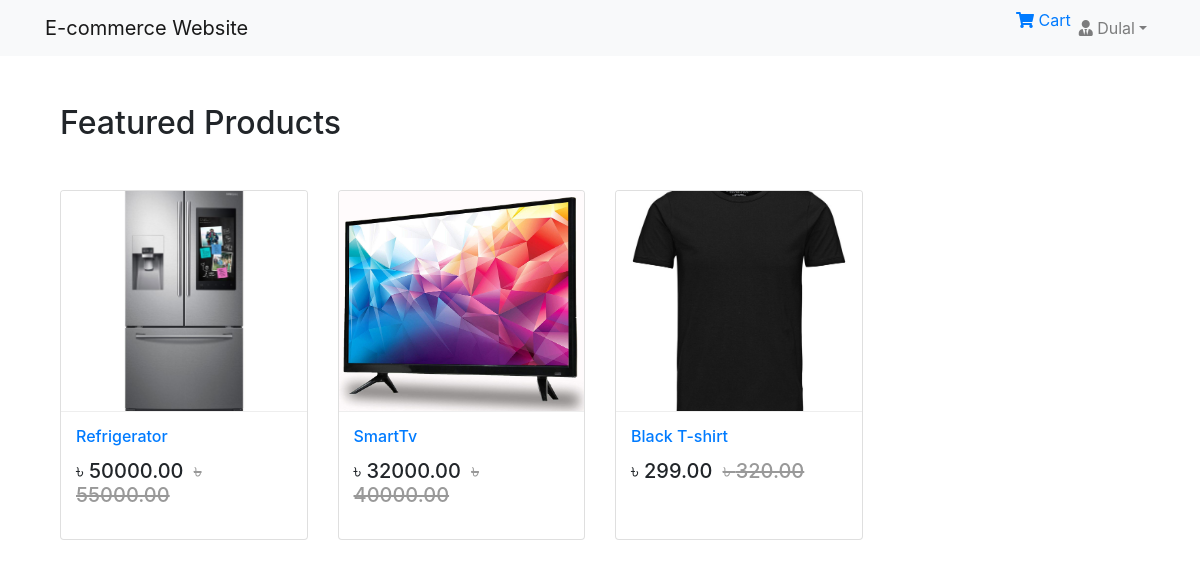
The page / (signed in) on the database its author committed.
### App_Login/models.py (models this page shows, shortened)
class User(AbstractBaseUser, PermissionsMixin):
    email = models.EmailField(unique=True, null=False)
    is_staff = models.BooleanField(
        ugettext_lazy('staff status'),
        default=False,
        help_text = ugettext_lazy('Designates whether the user can log in this site')
    )
    is_active = models.BooleanField(
        ugettext_lazy('active'),
        default=True,
        help_text=ugettext_lazy('Designates whether this user should be treated as active. Unselect this instead of deleting accounts')
    )
    USERNAME_FIELD = 'email'
    objects = MyUserManager()

class Profile(models.Model):
    user = models.OneToOneField(User, on_delete=models.CASCADE, related_name='profile')
    username = models.CharField(max_length=264, blank=True)
    full_name = models.CharField(max_length=264, blank=True)
    address_1 = models.TextField(max_length=300, blank=True)
    city = models.CharField(max_length=40, blank=True)
    zipcode = models.CharField(max_length=10, blank=True)
    country = models.CharField(max_length=50, blank=True)
    phone = models.CharField(max_length=20, blank=True)
    date_joined = models.DateTimeField(auto_now_add=True)

### App_Shop/models.py (models this page shows, shortened)
class Product(models.Model):
    mainimage = models.ImageField(upload_to='Products')
    name = models.CharField(max_length=264)
    category = models.ForeignKey(Category, on_delete=models.CASCADE, related_name='category')
    preview_text = models.TextField(max_length=200, verbose_name='Preview Text')
    detail_text = models.TextField(max_length=1000, verbose_name='Description')
    price = models.FloatField()
    old_price = models.FloatField(default=0.00)
    created = models.DateTimeField(auto_now_add=True)
    class Meta:
        ordering = ['-created',]

### App_Shop/views.py (the view)
# urls.py: path('', views.Home.as_view(), name='home'),
class Home(ListView):
    model = Product
    template_name = 'App_Shop/home.html'

### templates/App_Shop/home.html
{% extends 'base.html' %}
{% block body_block %}
<div class="container my-5">
  <h2 class="my-5">Featured Products</h2>
  <div class="row">
    {% for product in object_list %}
    <div class="col-md-6 col-sm-12 col-lg-3">
      <figure class="card card-product">
        <div class="img-wrap">
          <img src="/media/{{product.mainimage}}" style="width:100%; height:300px;">
        </div>
        <figcaption class="info-wrap">
       <h6 class="title"><a href="{% url 'App_Shop:product_detail' pk=product.pk %}">{{product.name}}</a></h6>
          <div class="action-wrap">
            <div class="price-wrap h5">
              <span class="price-new">&#2547; {{product.price|floatformat:2}}</span>
              <span class="price-old"><strike>&#2547; {{product.old_price|floatformat:2}}</strike></span>
            </div>
          </div>
        </figcaption>
      </figure>
    </div>
    {% endfor %}
  </div>
</div>
{% endblock %}

### templates/navbar.html (shortened to what this page needs)
<nav class="navbar navbar-expand-lg navbar-light bg-light">
  <div class="container">
    <a class="navbar-brand" href="{% url 'App_Shop:home' %}"> E-commerce Website </a>
    <div class="collapse navbar-collapse" id="navbarNav">
      <ul class="navbar-nav ml-auto">
        {% if request.user.is_authenticated %}
        <li class="nav-item">
         <a href="{% url 'App_Order:cart' %}">
           <i class="fa fa-shopping-cart"></i> Cart
         </a>
        </li>
        <li class="nav-item dropdown">
          <a class="nav-link dropdown-toggle" href="#" id="navbarDropdown" role="button" data-toggle="dropdown" aria-haspopup="true" aria-expanded="false"><i class="fas fa-user-tie">
          </i> {{request.user.profile.username}}</a>
        </li>
        {% else %}
        <li class="nav-item">
          <a href="{% url 'App_Login:login' %}" class="btn btn-primary">Login</a>
        </li>
        {% endif %}
      </ul>
    </div>
  </div>
</nav>

### templates/base.html (style rules this page uses)
.card { height: 350px; }
.card-product:after { content: ""; display: table; clear: both; visibility: hidden; }
.card-product .price-new, .card-product .price { margin-right: 5px; }
.card-product .price-old { color: #999; }
.card-product .img-wrap { border-radius: 3px 3px 0 0; overflow: hidden; position: relative; height: 220px; text-align: center; }
.card-product .img-wrap img { max-height: 100%; max-width: 100%; object-fit: cover; }
.card-product .info-wrap { overflow: hidden; padding: 15px; border-top: 1px solid #eee; }
.card-product .action-wrap { padding-top: 4px; margin-top: 4px; }
.card-product .title { margin-top: 0px; }

### rows shown on the page
User: user.profile.username "Dulal"
Product: mainimage (picture), name "Refrigerator", price "50000.00", old_price "55000.00"
Product: mainimage (picture), name "SmartTv", price "32000.00", old_price "40000.00"
Product: mainimage (picture), name "Black T-shirt", price "299.00", old_price "320.00"
